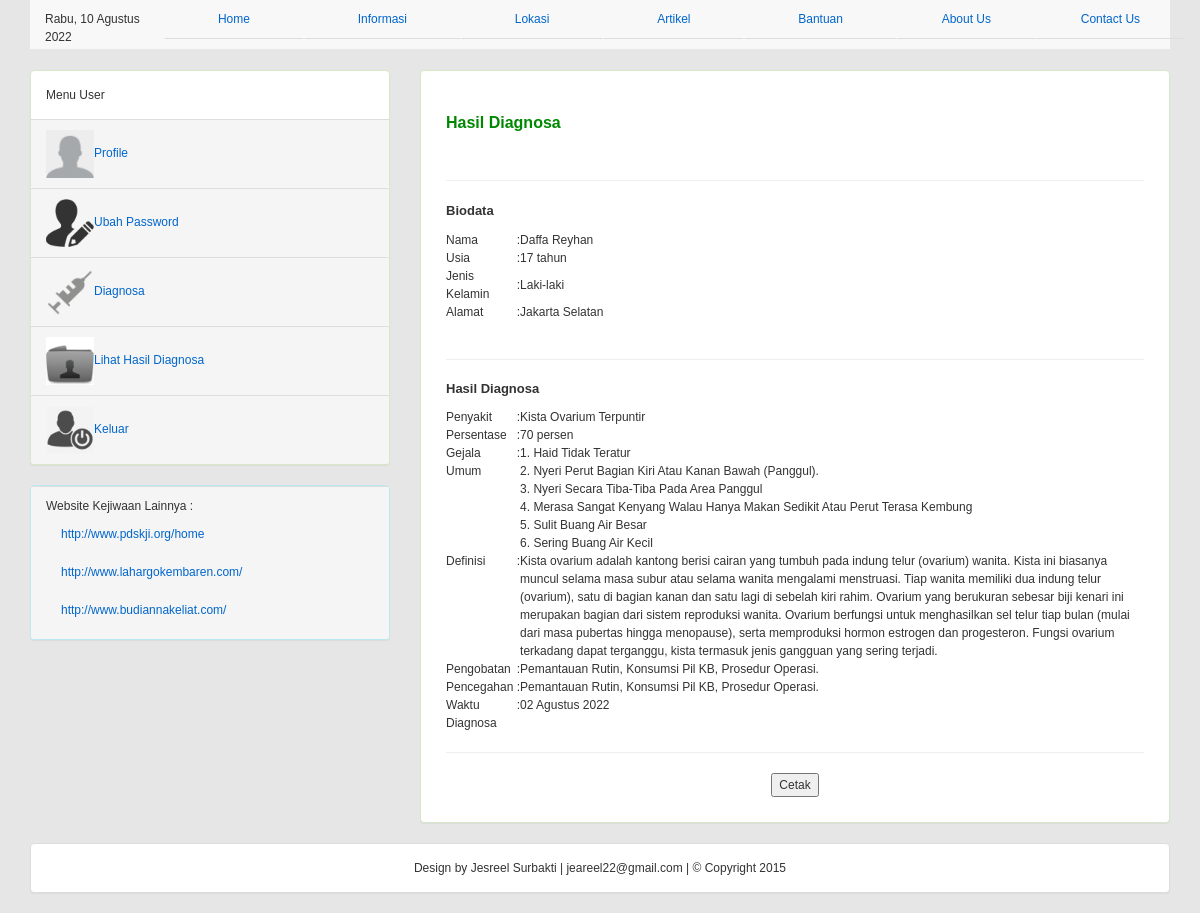
The page /hadil_diagnosa_user.php?page=8&act=detail&u=daffa&id=44 (signed in) on the database its author committed.
### tables this page shows
CREATE TABLE `hasil_diagnosa` (
  `id_diagnosa` int(10) NOT NULL,
  `username` varchar(50) NOT NULL,
  `kode_penyakit` varchar(5) NOT NULL,
  `tanggal_diagnosa` date NOT NULL,
  `persentase` int(3) NOT NULL
);

CREATE TABLE `data_user` (
  `username` varchar(50) NOT NULL,
  `password` varchar(50) NOT NULL,
  `nama_user` varchar(50) NOT NULL,
  `usia` int(2) NOT NULL,
  `jenis_kelamin` varchar(1) NOT NULL,
  `alamat` varchar(100) NOT NULL,
  `pertanyaan` varchar(50) NOT NULL,
  `jawaban` varchar(50) NOT NULL,
  `hak_akses` varchar(10) NOT NULL DEFAULT 'user'
);

CREATE TABLE `penyakit` (
  `kode_penyakit` varchar(5) NOT NULL,
  `nama_penyakit` varchar(60) NOT NULL,
  `definisi` text NOT NULL,
  `pengobatan` text NOT NULL,
  `pencegahan` text NOT NULL
);

CREATE TABLE `gejala` (
  `kode_gejala` varchar(5) NOT NULL,
  `nama_gejala` text NOT NULL
);

### tanggal.php (called while the page is built, shortened)
<?php
	$namaHari   = array("Ahad", "Senin", "Selasa", "Rabu", "Kamis", "Jumat", "Sabtu","Minggu");
	$namaBulan = array("Januari", "Februari", "Maret", "April", "Mei",  "Juni", "Juli", "Agustus", "September", "Oktober", "November",  "Desember");
	$tglsekarang = $namaHari[date('N')] . ", " . date('j') . " " . $namaBulan[(date('n')-1)] . " " . date('Y');
	?>

### library.php (called while the page is built, shortened)
<?php
function tgl_indo($tgl)
{
	$tanggal = substr($tgl, 8, 2);
	$bulan    = getBulan(substr($tgl, 5, 2));
	$tahun    = substr($tgl, 0, 4);
	$jam      = substr($tgl, 11, 8);
	return $tanggal . " " . $bulan . " " . $tahun . " " . $jam;
}
function getBulan($bln)
{
	switch ($bln) {
		case 8:
			return "Agustus";
			break;
	}
}
?>

### hadil_diagnosa_user.php (the view, shortened to what this page needs)
<?php
include "tanggal.php";
?>
<!DOCTYPE html>
<html>
<head>
	<link rel="stylesheet" type="text/css" href="css/bootstrap.css">
	<link href="templatemo_style.css" rel="stylesheet" type="text/css" />
	<?php
	include("library.php"); ?>
</head>
<body>
	<div class="container">
		<nav class="navbar navbar-default navbar-static-top">
			<div class="navbar-inner">
				<div class="container">
					<ul class="nav nav-tabs nav-justified">
						<li role="presentation">
							<?php echo "$tglsekarang"; ?>
						</li>
						<li role="presentation"><a href="index_user.php">Home</a></li>
						<li role="presentation"><a href="informasi_user.php">Informasi</a></li>
						<li role="presentation"><a href="lokasi_user.php">Lokasi</a></li>
						<li role="presentation"><a href="Artikel_user.php">Artikel</a></li>
						<li role="presentation"><a href="bantuan_user.php">Bantuan</a></li>
						<li role="presentation"><a href="about_user.php">About Us</a></li>
						<li role="presentation"><a href="contact_user.php">Contact Us</a></li>
					</ul>
				</div>
			</div>
		</nav>
		<div class="row">
			<div class="col-md-4">
				<div class="panel panel-success">
					<div class="panel-body">
						Menu User
					</div>
					<div class="panel-footer"><img src="gambar/iconprofile.png" width="48" height="48" /><a href="profile_user.php">Profile</a></div>
					<div class="panel-footer"><img src="gambar/ubahpassword.png" width="48" height="48" /><a href="ubahpw_user.php">Ubah Password</a></div>
					<div class="panel-footer"><img src="gambar/diagnosa.png" width="48" height="48" /><a href="diagnosa_user.php">Diagnosa</a></div>
					<div class="panel-footer"><img src="gambar/lihathasil.png" width="48" height="48" /><a href="hadil_diagnosa_user.php">Lihat Hasil Diagnosa</a></div>
					<div class="panel-footer"><img src="gambar/keluar.png" width="48" height="48" /><a href="index.php">Keluar</a></div>
				</div>
				<div class="panel panel-info">
					<div class="panel-footer">
						<ul class="nav nav-list">
							<li class="nav-header">Website Kejiwaan Lainnya :</li>
							<li class="active"><a href="http://www.pdskji.org/home">http://www.pdskji.org/home</a></li>
							<li><a href="http://www.lahargokembaren.com/">http://www.lahargokembaren.com/</a></li>
							<li><a href="http://www.budiannakeliat.com/">http://www.budiannakeliat.com/</a></li>
						</ul>
					</div>
				</div>
			</div>
			<div class="col-md-8">
				<div class="panel panel-success">
					<div class="panel-body">
						<?php
						include("koneksi_db.php");
						$act = isset($_GET['act']);
						?>
							<?php
						if ($act == 'detail') {
							$id = $_GET['id'];
							$username = $_SESSION['SESS_USERNAME'];
							$qry = mysqli_query($conn, "SELECT * FROM hasil_diagnosa,data_user WHERE hasil_diagnosa.id_diagnosa='$id' AND hasil_diagnosa.username=data_user.username");
							$data = mysqli_fetch_array($qry);
							if ($data['kode_penyakit'] != '') {
								$qry = mysqli_query($conn, "SELECT * FROM hasil_diagnosa, penyakit,data_user WHERE penyakit.kode_penyakit=hasil_diagnosa.kode_penyakit AND id_diagnosa='$id' AND hasil_diagnosa.username=data_user.username");
								$data = mysqli_fetch_array($qry);
							?>
								<div class="text_area" align="justify">
									<br>
									<div class="title">Hasil Diagnosa</div>
									<br />
									<form action="javascript: void(0)" onclick="popup('cetak.php?act=detail&u=<?php echo $username; ?>&id=<?php echo $id; ?>')" method="post" align="left" cellpadding="5">
										<table cellpadding="5">
											<tr>
												<td colspan="3">
													<hr color="#AAAAAA">
												</td>
											</tr>
											<tr>
												<td height="30" colspan="3" class="subtitle">Biodata</td>
											</tr>
											<tr>
												<td>Nama</td>
												<td>:</td>
												<td><?php echo $data['nama_user']; ?></td>
											</tr>
											<tr>
												<td>Usia</td>
												<td>:</td>
												<td><?php echo $data['usia']; ?> tahun</td>
											</tr>
											<tr>
												<td>Jenis Kelamin</td>
												<td>:</td>
												<td><?php if ($data['jenis_kelamin'] == 'L') echo "Laki-laki";
													else echo "Perempuan"; ?></td>
											</tr>
											<tr>
												<td>Alamat</td>
												<td>:</td>
												<td><?php echo $data['alamat']; ?></td>
											</tr>
											<tr>
												<td>&nbsp;</td>
												<td>&nbsp;</td>
												<td>&nbsp;</td>
											</tr>
											<tr>
												<td colspan="3">
													<hr color="#AAAAAA">
												</td>
											</tr>
											<tr>
												<td colspan="3" class="subtitle">Hasil Diagnosa</td>
											</tr>
											<tr>
												<td valign="top">Penyakit</td>
												<td valign="top">:</td>
												<td><?php echo $data['nama_penyakit']; ?></td>
											</tr>
											<tr>
												<td valign="top">Persentase</td>
												<td valign="top">:</td>
												<td><?php echo $data['persentase']; ?> persen</td>
											</tr>
											<tr>
												<td valign="top">Gejala Umum</td>
												<td valign="top">:</td>
												<td>
													<?php
													$sql_gejala = "SELECT gejala.* FROM gejala,relasi_penyakit_gejala
						WHERE gejala.kode_gejala=relasi_penyakit_gejala.kode_gejala
						AND relasi_penyakit_gejala.kode_penyakit='$data[kode_penyakit]'";
													$qry_gejala = mysqli_query($conn, $sql_gejala);
													$i = 0;
													while ($hsl_gejala = mysqli_fetch_array($qry_gejala)) {
														$i++;
														echo "$i. $hsl_gejala[nama_gejala] <br>";
													}
													?>
												</td>
											</tr>
											<tr>
												<td valign="top">Definisi</td>
												<td valign="top">:</td>
												<td><?php echo $data['definisi']; ?></td>
											</tr>
											<tr>
												<td valign="top">Pengobatan</td>
												<td valign="top">:</td>
												<td><?php echo $data['pengobatan']; ?></td>
											</tr>
											<tr>
												<td valign="top">Pencegahan</td>
												<td valign="top">:</td>
												<td><?php echo $data['pengobatan']; ?></td>
											</tr>
											<tr>
												<td valign="top">Waktu Diagnosa</td>
												<td valign="top">:</td>
												<td valign="top"><?php echo tgl_indo($data['tanggal_diagnosa']); ?></td>
											</tr>
											<tr>
												<td colspan="3">
													<hr color="#AAAAAA">
												</td>
											</tr>
											<tr>
												<td colspan="3" align="center">
													<input type="submit" name="submit" value="Cetak" />
												</td>
											</tr>
										</table>
								</div>
						<?php
							} else {
								echo "<meta http-equiv=\"refresh\" content=\"0; url=hasil0.php?page=7&act=hasil0\">";
							}
						}
						?>
					</div>
				</div>
			</div>
		</div>
	</div>
	<div class="row">
		<div class="container">
			<div class="panel panel-default">
				<div class="panel-body">
					<center>
						Design by Jesreel Surbakti | jeareel22@gmail.com | © Copyright 2015
					</center>
				</div>
			</div>
		</div>
	</div>
</body>
</html>

### templatemo_style.css (style rules this page uses)
body { margin:0; padding:0; line-height: 1.5em; font-family: Verdana, Arial, Helvetica, sans-serif; font-size: 12px; background-color:#E6E6E6; }
a:link { color: #0066CC; text-decoration: none }
.text_area { margin: 10px; }
.title { padding-bottom: 10px; font-size: 16px; font-weight: bold; color: #008800; }
.subtitle { padding-bottom: 10px; font-size: 13px; font-weight: bold; }

### rows shown on the page
hasil_diagnosa: data_user.nama_user "Daffa Reyhan", data_user.usia "17", data_user.alamat "Jakarta Selatan", kode_penyakit.nama_penyakit "Kista Ovarium Terpuntir", persentase "70", kode_penyakit.definisi "Kista ovarium adalah kantong berisi cairan yang tumbuh pada indung telur (ovarium) wanita. Kista ini biasanya muncul selama masa subur atau selama wanita mengalami menstruasi. Tiap wanita memiliki dua indung telur (ovarium), satu di bagian kanan dan satu lagi di sebelah kiri rahim. Ovarium yang berukuran sebesar biji kenari ini merupakan bagian dari sistem reproduksi wanita. Ovarium berfungsi untuk menghasilkan sel telur tiap bulan (mulai dari masa pubertas hingga menopause), serta memproduksi hormon estrogen dan progesteron. Fungsi ovarium terkadang dapat terganggu, kista termasuk jenis gangguan yang sering terjadi.", kode_penyakit.pengobatan "Pemantauan Rutin, Konsumsi Pil KB, Prosedur Operasi.", tanggal_diagnosa "02 Agustus 2022"
gejala: nama_gejala "Haid Tidak Teratur"
gejala: nama_gejala "Nyeri Perut Bagian Kiri Atau Kanan Bawah (Panggul)."
gejala: nama_gejala "Nyeri Secara Tiba-Tiba Pada Area Panggul"
gejala: nama_gejala "Merasa Sangat Kenyang Walau Hanya Makan Sedikit Atau Perut Terasa Kembung"
gejala: nama_gejala "Sulit Buang Air Besar"
gejala: nama_gejala "Sering Buang Air Kecil"

### other values the page prints
$tglsekarang "Rabu, 10 Agustus 2022"
